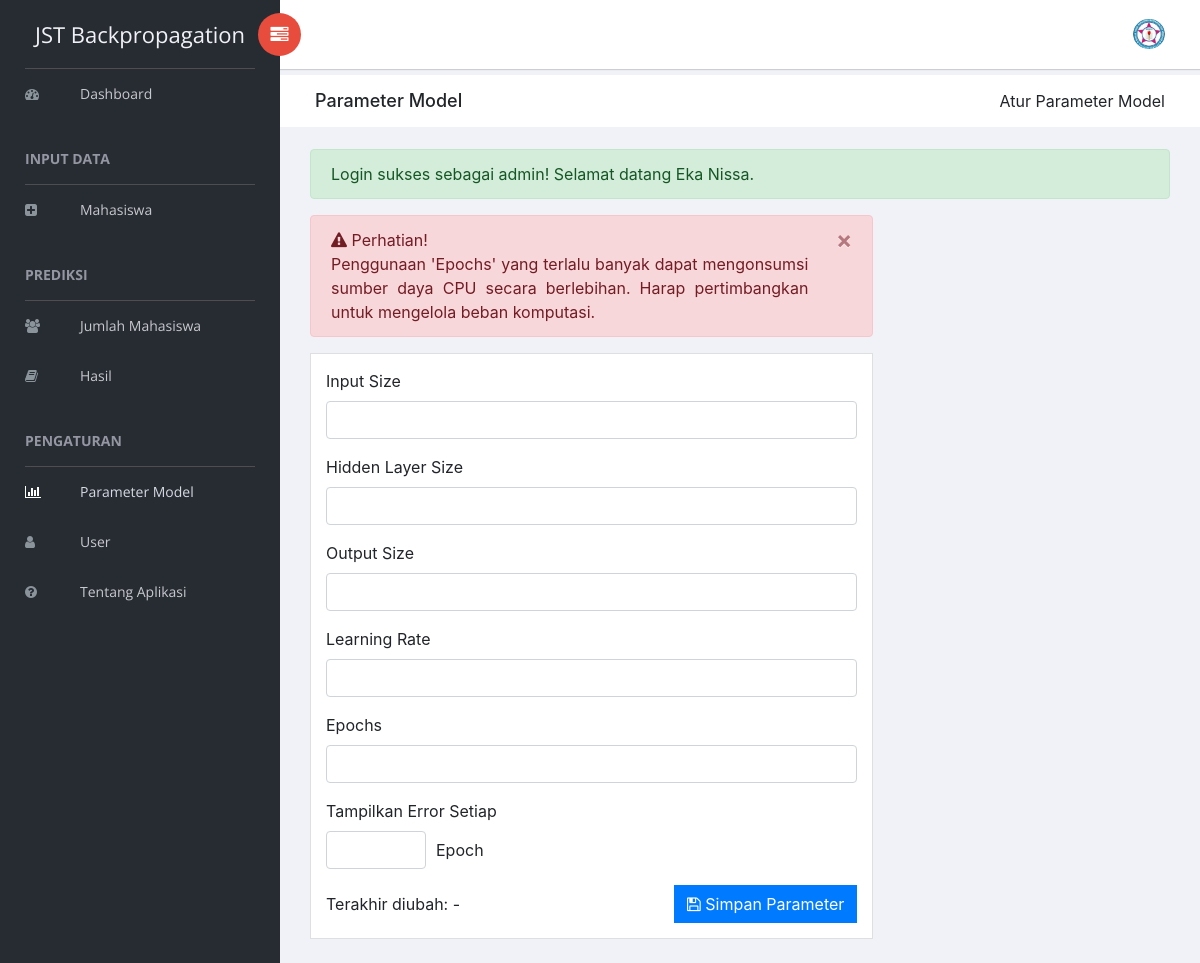
The page /parameterModel.php (signed in) on the database as committed earlier.
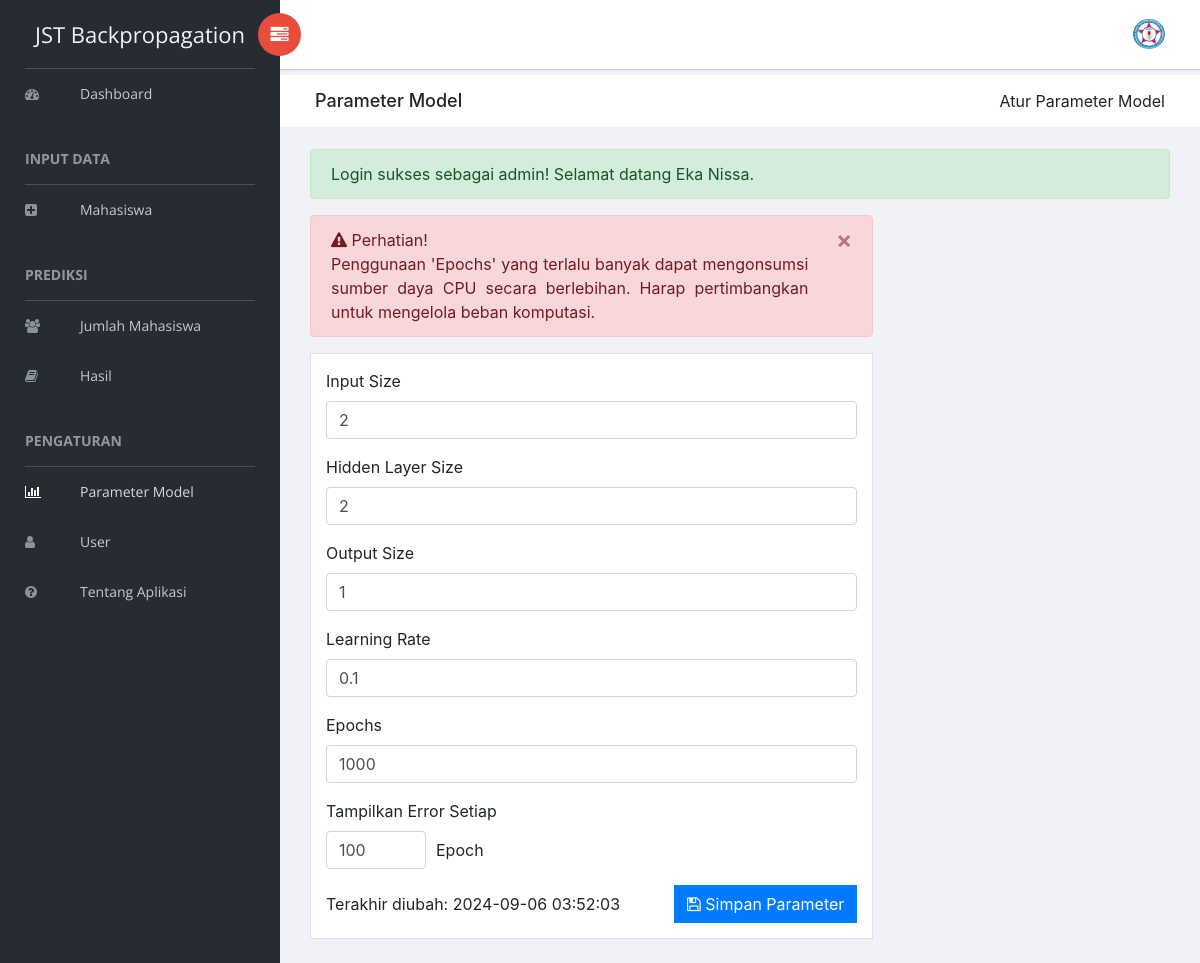
The same page on the database as committed later.
### tables this page shows
CREATE TABLE `parameter_model` (
  `id` int(11) NOT NULL,
  `inputSize` int(11) DEFAULT NULL,
  `hiddenLayerSize` int(11) DEFAULT NULL,
  `outputSize` int(11) DEFAULT NULL,
  `learningRate` float DEFAULT NULL,
  `epochs` int(11) DEFAULT NULL,
  `iterasiError` int(11) DEFAULT NULL,
  `modified_at` timestamp NOT NULL DEFAULT current_timestamp() ON UPDATE current_timestamp()
);

### parameterModel.php (the view, shortened to what the changed rows need)
<?php
include 'dbKoneksi.php';
$sql = "SELECT * FROM parameter_model WHERE id = 1";
$result = $conn->query($sql);
if ($result->num_rows > 0) {
    $row = $result->fetch_assoc();
    $inputSize = $row['inputSize'];
    $hiddenLayerSize = $row['hiddenLayerSize'];
    $outputSize = $row['outputSize'];
    $learningRate = $row['learningRate'];
    $epochs = $row['epochs'];
    $iterasiError = $row['iterasiError'];
    $modified = $row['modified_at'];
} else {
    $inputSize = '';
    $hiddenLayerSize = '';
    $outputSize = '';
    $learningRate = '';
    $epochs = '';
    $iterasiError = '';
}
?>
<!doctype html>
<html class="no-js" lang="en">
<head>
    <link rel="stylesheet" href="vendors/bootstrap/dist/css/bootstrap.min.css">
    <link rel="stylesheet" href="vendors/font-awesome/css/font-awesome.min.css">
    <link rel="stylesheet" href="vendors/themify-icons/css/themify-icons.css">
    <link rel="stylesheet" href="vendors/flag-icon-css/css/flag-icon.min.css">
    <link rel="stylesheet" href="vendors/selectFX/css/cs-skin-elastic.css">
    <link rel="stylesheet" href="assets/css/style.css">
</head>
<body>
    <div id="right-panel" class="right-panel">
        <div class="breadcrumbs">
            <div class="col-sm-4">
                <div class="page-header float-left">
                    <div class="page-title">
                        <h1>Parameter Model</h1>
                    </div>
                </div>
            </div>
        </div>
        <div class="content mt-3">
            <div class="col-lg-8">
                <div class="card">
                    <div class="card-body card-block">
                        <form action="simpanParameterModel.php" method="post" class="form-container">
                            <div class="form-group">
                                <label for="inputSize">Input Size</label>
                                <input type="number" class="form-control" id="inputSize" name="inputSize" value="<?php echo isset($inputSize) ? $inputSize : ''; ?>" required>
                            </div>
                            <div class="form-group">
                                <label for="hiddenLayerSize">Hidden Layer Size</label>
                                <input type="number" class="form-control" id="hiddenLayerSize" name="hiddenLayerSize" value="<?php echo isset($hiddenLayerSize) ? $hiddenLayerSize : ''; ?>" required>
                            </div>
                            <div class="form-group">
                                <label for="outputSize">Output Size</label>
                                <input type="number" class="form-control" id="outputSize" name="outputSize" value="<?php echo isset($outputSize) ? $outputSize : ''; ?>" required>
                            </div>
                            <div class="form-group">
                                <label for="learningRate">Learning Rate</label>
                                <input type="number" step="0.001" class="form-control" id="learningRate" name="learningRate" value="<?php echo isset($learningRate) ? $learningRate : ''; ?>" required>
                            </div>
                            <div class="form-group">
                                <label for="epochs">Epochs</label>
                                <input type="number" class="form-control" id="epochs" name="epochs" value="<?php echo isset($epochs) ? $epochs : ''; ?>" required>
                            </div>
                            <div class="form-group">
                                <div class="form-display-error">
                                    <input type="number" class="form-control custom-width" id="iterasiError" name="iterasiError" value="<?php echo isset($iterasiError) ? $iterasiError : ''; ?>" required>
                                    <span>Epoch</span>
                                </div>
                            </div>
                            <div class="form-footer">
                                <span>Terakhir diubah: <?php echo isset($modified) ? $modified : '-'; ?></span>
                                <button type="submit" class="btn btn-primary"><i class="fa fa-save"></i> Simpan Parameter</button>
                            </div>
                        </form>
                    </div>
                </div>
            </div>
        </div>
    </div>
</body>
</html>

Rows that differ between the two databases and show on the page:
added parameter_model: inputSize "2", hiddenLayerSize "2", outputSize "1", learningRate "0.1", epochs "1000", iterasiError "100", modified_at "2024-09-06 03:52:03"
